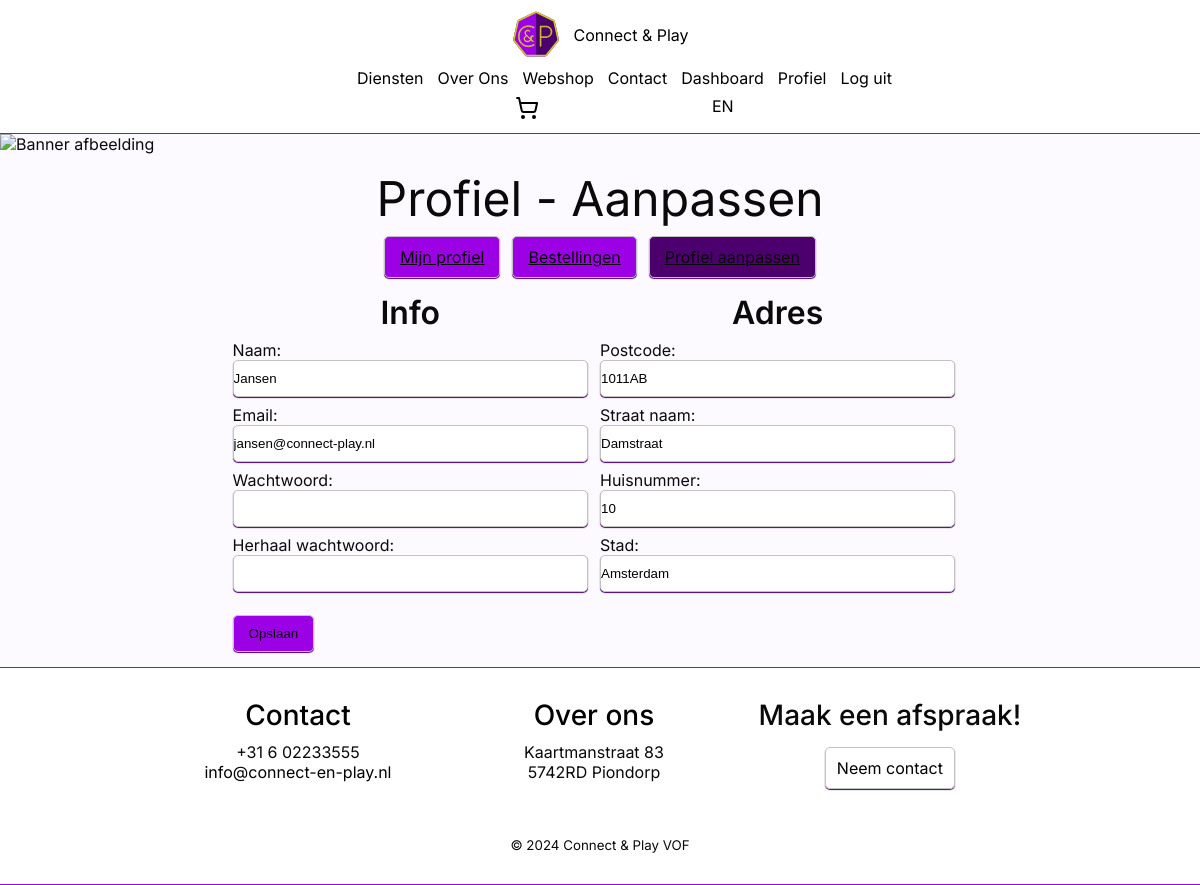
The app's page /profiel/aanpassen.php (signed in) with its own data.
### tables this page shows
CREATE TABLE `user` (
  `user_id` int(11) NOT NULL,
  `postal_code` varchar(6) DEFAULT NULL,
  `house_number` varchar(6) DEFAULT NULL,
  `email` varchar(320) NOT NULL,
  `name` varchar(150) NOT NULL,
  `role` varchar(15) NOT NULL,
  `password` varchar(120) NOT NULL
);

CREATE TABLE `address` (
  `postal_code` varchar(6) NOT NULL,
  `house_number` varchar(6) NOT NULL,
  `street_name` varchar(80) NOT NULL,
  `city` varchar(70) NOT NULL
);

### php/Shared/Database.php (called while the page is built, shortened)
<?php
class Database
{
    private static ?PDO $connection = null;
    public static function connect(
        string $servername = "mariadb",
        string $username = "root",
        string $password = "",
        string $name = "webshop"
    ): PDO {
        if (self::$connection === null) {
            self::$connection = new PDO("mysql:host={$servername};dbname={$name};charset=utf8mb4", $username, $password);
            self::$connection->setAttribute(PDO::ATTR_ERRMODE, PDO::ERRMODE_EXCEPTION);
            self::$connection->setAttribute(PDO::ATTR_DEFAULT_FETCH_MODE, PDO::FETCH_ASSOC);
        }
        return self::$connection;
    }
}

### php/Profile/DataAccess/UserRepository.php (called while the page is built, shortened)
<?php
require_once '/var/www/php/Profile/Domain/User.php';
require_once '/var/www/php/Shared/Database.php';
class UserRepository
{
    private PDO $db;
    public function __construct()
    {
        try {
            $this->db = Database::connect();
        } catch (PDOException $e) {
            echo "Fout bij het verbinden met de database: " . $e->getMessage();
            exit;
        }
    }
    public function getUser($emailOrId): ?User
    {
        $sql = $this->db->prepare("CALL get_user(:id, :email);");
        $sql->execute([
            ':id' => (int)$emailOrId,
            ':email' => $emailOrId,
        ]);
        $user = $sql->fetch();
        $sql = $this->db->prepare("CALL get_address(:postal_code, :house_number);");
        $sql->execute([
            ':postal_code' => $user['postal_code'],
            ':house_number' => $user['house_number'],
        ]);
        $address = $sql->fetch();
        return new User(
            $user['user_id'],
            $user['email'],
            $user['name'],
            $user['password'],
            UserRole::from($user['role']),
            $address ? [
                new Address(
                    $address['postal_code'] ?? '',
                    $address['house_number'] ?? '',
                    $address['street_name'] ?? '',
                    $address['city'] ?? '',
                )
            ] : []
        );
    }
}

### php/Profile/Domain/User.php (called while the page is built, shortened)
<?php
require_once 'Address.php';
class User
{
    public function getEmail(): string
    {
        return $this->email;
    }
    public function getName(): string
    {
        return $this->name;
    }
    public function getAddresses(): array
    {
        return $this->addresses;
    }
}

### php/Profile/Domain/Address.php (called while the page is built, shortened)
<?php
class Address
{
    public function getPostalCode(): string
    {
        return $this->postalCode;
    }
    public function getHouseNumber(): string
    {
        return $this->houseNumber;
    }
    public function getStreetName(): string
    {
        return $this->streetName;
    }
    public function getCity(): string
    {
        return $this->city;
    }
}

### public/profiel/aanpassen.php (the view, shortened to what this page needs)
<?php
require_once '/var/www/php/Shared/header.php';
require_once '/var/www/php/Profile/Controllers/UserController.php';
if (isset($user)): ?>
    <img class="banner-img" src="/images/bannerImg.jpg" alt="Banner afbeelding" />
    <section id="profile-container" class="flex justify-center py-15">
        <div class="col-12 flex align-center flex-col">
            <h1 class="heading text-center">Profiel - Aanpassen</h1>
            <div class="flex flex-row align-center">
                <a href="/profiel.php" class="button">Mijn profiel</a>
                <a href="/profiel/bestellingen.php" class="button">Bestellingen</a>
                <a href="/profiel/aanpassen.php" class="button active">Profiel aanpassen</a>
            </div>
        </div>
    </section>
    <section id="profile-container" class="flex justify-center px-15">
        <div class="col-12 flex align-center flex-col">
            <form action="/profiel/aanpassen.php" method="post">
                <div class="col-12 flex flex-row">
                    <div class="col-6 mb-col-12 flex flex-col">
                        <h2 class="text-center">Info</h2>
                        <div>
                            <label for="name">Naam:</label>
                            <input type="text" id="name" name="name" value="<?php echo htmlspecialchars($user->getName()) ?>" class="input" required>
                        </div>
                        <div>
                            <label for="email">Email:</label>
                            <input type="email" id="email" name="email" value="<?php echo htmlspecialchars($user->getEmail()) ?>" class="input" required>
                        </div>
                        <div>
                            <label for="password">Wachtwoord:</label>
                            <input type="password" id="password" name="password" class="input">
                        </div>
                        <div>
                            <label for="password-repeat">Herhaal wachtwoord:</label>
                            <input type="password" id="password-repeat" name="password-repeat" class="input">
                        </div>
                    </div>
                    <div class="col-6 mb-col-12 flex flex-col">
                        <h2 class="text-center">Adres</h2>
                        <div>
                            <label for="postal-code">Postcode:</label>
                            <input type="text" id="postal-code" name="postal-code" value="<?php echo count($user->getAddresses()) > 0 ? htmlspecialchars($user->getAddresses()[0]->getPostalCode()) : "" ?>" class="input" required>
                        </div>
                        <div>
                            <label for="street-name">Straat naam:</label>
                            <input type="text" id="street-name" name="street-name" value="<?php echo count($user->getAddresses()) > 0 ? htmlspecialchars($user->getAddresses()[0]->getStreetName()) : "" ?>" class="input" required>
                        </div>
                        <div>
                            <label for="house-number">Huisnummer:</label>
                            <input type="text" id="house-number" name="house-number" value="<?php echo count($user->getAddresses()) > 0 ? htmlspecialchars($user->getAddresses()[0]->getHouseNumber()) : "" ?>" class="input" required>
                        </div>
                        <div>
                            <label for="city">Stad:</label>
                            <input type="text" id="city" name="city" value="<?php echo count($user->getAddresses()) > 0 ? htmlspecialchars($user->getAddresses()[0]->getCity()) : "" ?>" class="input" required>
                        </div>
                    </div>
                    <div class="py-15">
                        <button type="submit" class="button">Opslaan</button>
                    </div>
                </div>
            </form>
        </div>
    </section>
<?php endif;
require_once '/var/www/php/Shared/footer.php'; ?>

### public/css/style.css (style rules this page uses)
:root { --foreground: #0a0a0a; --background: #fdfaff; --primary: #4b006e; --accent: #9c00e5; --highlight: #d6c52e; --box-1: #cdcdcd; --box-2: #b5b5b5; --footer-header: #000; --header-z-index: 10; }
* { margin: 0; padding: 0; box-sizing: border-box; }
body { font-family: "Inter", "Verdana", sans-serif; background-color: var(--background); color: var(--foreground); }
.banner-img { object-fit: cover; width: 100%; height: 200px; margin: 0; padding: 0; }
.input, .button { width: 100%; padding: 10px 0; border: 1px solid #c3c3c3; border-radius: 5px; box-shadow: 0 1px 1px var(--primary); resize: none; }
#profile-container { background-color: var(--background); }
#profile-container .button, #checkout-container .button { width: auto; background-color: var(--accent); color: var(--foreground); padding: 10px 15px; }
#profile-container .button.active { background-color: var(--primary); }

### public/css/grid.css (style rules this page uses)
@media only screen and (min-width: 768px) { .col-6 { width: calc(50% - 1vw); } }
@media only screen and (min-width: 768px) { .col-12 { width: 100%; } }

### public/css/spacing.css (style rules this page uses)
.px-15 { padding-left: 15px; padding-right: 15px; }
.py-15 { padding-top: 15px; padding-bottom: 15px; }

### public/css/flex.css (style rules this page uses)
.flex { display: flex; flex-wrap: wrap; column-gap: 1vw; row-gap: 1vh; }
.flex-col { flex-direction: column; }
.flex-row { flex-direction: row; }
.justify-center { justify-content: center; }
.align-center { align-items: center; }

### public/css/text.css (style rules this page uses)
.text-center { text-align: center; }
h1 { font-size: 2.5rem; font-weight: 700; }
h2 { font-size: 2rem; font-weight: 600; }
a { font-size: 1rem; }
.heading { font-size: 3rem; font-weight: 400; }

### records on screen
user: name "Jansen", email "jansen@connect-play.nl"
address: postal-code "1011AB", street-name "Damstraat", house-number "10", city "Amsterdam"

### other values on screen
__('nav.services') "Diensten"
__('nav.about') "Over Ons"
__('nav.webshop') "Webshop"
__('nav.contact') "Contact"
__('nav.dashboard') "Dashboard"
__('nav.profile') "Profiel"
__('nav.logout') "Log uit"
__('footer.contact') "Contact"
__('footer.about') "Over ons"
__('footer.appointment.title') "Maak een afspraak!"
__('footer.appointment.cta') "Neem contact"
